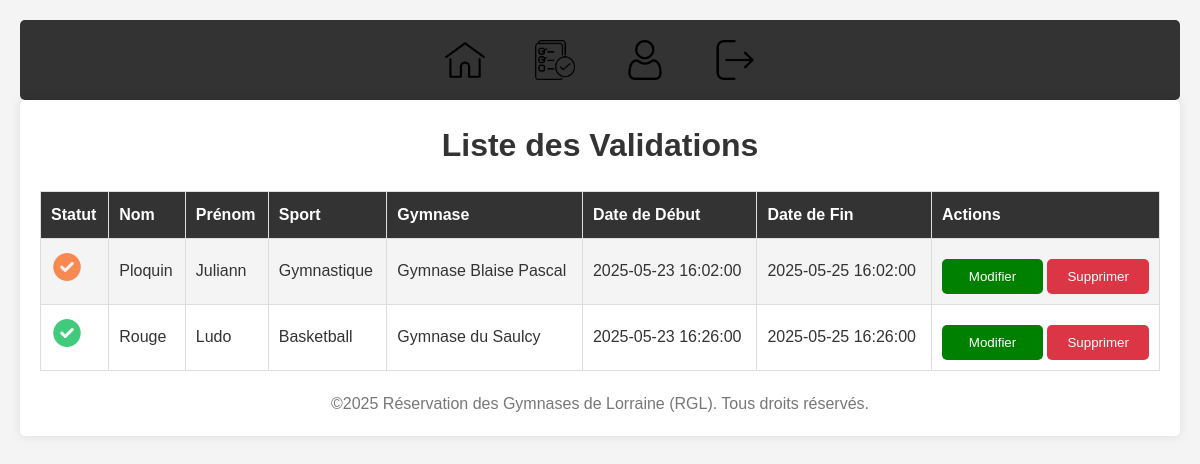
Page /Vue/Validation.php (signed in) on the committed database.
### tables this page shows
CREATE TABLE `reservation` (
  `Id_reservation` int(11) NOT NULL AUTO_INCREMENT,
  `Date_debut` datetime DEFAULT NULL,
  `Date_fin` datetime DEFAULT NULL,
  `Commentaire` varchar(5000) DEFAULT NULL,
  `Id_Gymnase` int(11) NOT NULL,
  `Id_Utilisateur` int(11) NOT NULL,
  `Id_Sport` int(11) NOT NULL,
  `statut` int(11) DEFAULT NULL,
  `isdelete` tinyint(1) DEFAULT 0,
  PRIMARY KEY (`Id_reservation`),
  KEY `idx_reservation_gymnase_sport` (`Id_Gymnase`,`Id_Sport`),
  KEY `fk_reservation_utilisateur` (`Id_Utilisateur`),
  KEY `fk_reservation_sport` (`Id_Sport`),
  CONSTRAINT `fk_reservation_gymnase` FOREIGN KEY (`Id_Gymnase`) REFERENCES `gymnase` (`Id_Gymnase`),
  CONSTRAINT `fk_reservation_gymnase_sport_unique` FOREIGN KEY (`Id_Gymnase`, `Id_Sport`) REFERENCES `gymnase_sport` (`Id_Gymnase`, `Id_Sport`) ON DELETE CASCADE ON UPDATE CASCADE,
  CONSTRAINT `fk_reservation_sport` FOREIGN KEY (`Id_Sport`) REFERENCES `sport` (`Id_Sport`),
  CONSTRAINT `fk_reservation_utilisateur` FOREIGN KEY (`Id_Utilisateur`) REFERENCES `utilisateur` (`Id_Utilisateur`)
);

CREATE TABLE `utilisateur` (
  `Id_Utilisateur` int(11) NOT NULL AUTO_INCREMENT,
  `Nom` varchar(50) DEFAULT NULL,
  `Prenom` varchar(50) DEFAULT NULL,
  `Date_de_naissance` date DEFAULT NULL,
  `Numero_de_telephone` int(11) DEFAULT NULL,
  `Email` varchar(50) DEFAULT NULL,
  `Mot_de_passe` varchar(500) DEFAULT NULL,
  `Adresse` varchar(255) DEFAULT NULL,
  `isClient` tinyint(1) DEFAULT 0,
  `isAdmin` tinyint(1) DEFAULT 0,
  `Zip` int(11) DEFAULT NULL,
  `Ville` varchar(20) DEFAULT NULL,
  PRIMARY KEY (`Id_Utilisateur`),
  UNIQUE KEY `Email` (`Email`)
);

CREATE TABLE `sport` (
  `Id_Sport` int(11) NOT NULL AUTO_INCREMENT,
  `Nom_du_sport` varchar(50) DEFAULT NULL,
  `Collectif` tinyint(1) DEFAULT NULL,
  PRIMARY KEY (`Id_Sport`)
);

CREATE TABLE `gymnase` (
  `Id_Gymnase` int(11) NOT NULL AUTO_INCREMENT,
  `Nom` varchar(50) DEFAULT NULL,
  `Zip` varchar(50) DEFAULT NULL,
  `Ville` varchar(50) DEFAULT NULL,
  `Adresse` varchar(50) DEFAULT NULL,
  `Coordonnees_latitude` text DEFAULT NULL,
  `Coordonnees_longitude` text DEFAULT NULL,
  PRIMARY KEY (`Id_Gymnase`)
);

### Controleur/validation.php (called while the page is built, shortened)
<?php
require_once '../Model/cbdd.php';
require_once '../Model/cReservation.php';
$cReservation = new cReservation();
$dt = $cReservation->getUserValidation();
$finalRows = [];
while ($row = $dt->fetch_assoc()) {
    if ($row['statut'] == 1) {
        $row['statut'] = "../icons/enregistre.png";
    }elseif ($row['statut'] == 2){
        $row['statut'] = "../icons/accepte.png";
    }elseif ($row['statut'] == 3){
        $row['statut'] = "../icons/attente.png";
    }elseif ($row['statut'] == 4){
        $row['statut'] = "../icons/annule.png";
    }
    $finalRows[] = $row;
}
return $finalRows;
?>

### Model/cbdd.php (called while the page is built, shortened)
<?php
class cbdd
{
private static string $servername = "localhost";
private static string $username = "root";
private static string $password = "root";
private static string $dbname = "rgl";
 public static $conn;
     public static function init()
    {
        SELF ::$conn = new mysqli(SELF ::$servername , self::$username, self::$password, self:: $dbname);
    }
     public static function ExecuteSelected(string $query)
    {
        $stmt = self::$conn->prepare("$query");
        $stmt->execute();
        $result = $stmt->get_result();
        return $result;
    }
     public static function SelectUserValidation()
    {
        return self ::ExecuteSelected("SELECT r.Id_reservation, r.Date_debut, r.Date_fin, s.Nom_du_sport, r.statut, g.nom, u.Nom, u.Prenom FROM reservation r JOIN sport s ON s.Id_Sport = r.Id_Sport JOIN gymnase g ON g.Id_Gymnase = r.Id_Gymnase JOIN utilisateur u ON u.Id_Utilisateur = r.Id_Utilisateur where r.statut > 0");
    }
}
?>

### Model/cReservation.php (called while the page is built, shortened)
<?php
class cReservation
{
    public function getUserValidation()
    {
        return cbdd::SelectUserValidation();
    }
}
?>

### Vue/Validation.php (the view, shortened to what this page needs)
<?php require_once '../Controleur/validation.php';
?>
<!DOCTYPE html>
<html lang="fr">
<head>
    <link rel="stylesheet" href="../css/style.css">
</head>
<body>
 <?php require_once '../Vue/menu.php'; ?>
    <div class="container">
        <h1>Liste des Validations </h1>
        <table>
            <tr>
                <th>Statut</th>
                <th>Nom</th>
                <th>Prénom</th>
                <th>Sport</th>
                <th>Gymnase</th>
                <th>Date de Début</th>
                <th>Date de Fin</th>
                <th style="width: 228px;">Actions</th>
            </tr>
            <?php foreach ($finalRows as $row): ?>
            <tr>
                 <td><img src="<?= htmlspecialchars($row['statut']) ?>" alt="Icône de statut" /> </td>
                <td><?php echo htmlspecialchars($row['Nom']); ?></td>
                <td><?php echo htmlspecialchars($row['Prenom']); ?></td>
                <td><?php echo htmlspecialchars($row['Nom_du_sport']); ?></td>
                <td><?php echo htmlspecialchars($row['nom']); ?></td>
                <td><?php echo htmlspecialchars($row['Date_debut']); ?></td>
                <td><?php echo htmlspecialchars($row['Date_fin']); ?></td>
                <td>
                    <form method="POST" action="validation.php" style="display:inline;">
                        <input type="submit" class="btn btn-edit" style="width : 101px;"   value="Modifier">
                    </form>
                    <form method="POST" action="validation.php" onsubmit="return confirm('Êtes-vous sûr de vouloir supprimer ce projet ?');" style="display:inline;">
                        <input type="submit" class="btn btn-delete" value="Supprimer">
                    </form>
                </td>
            </tr>
            <?php endforeach; ?>
        </table>
   <?php require_once '../Vue/footer.php'; ?>
</body>
</html>

### css/style.css (style rules this page uses)
* { margin: 0; padding: 0; box-sizing: border-box; font-family: Arial, sans-serif; }
body { background-color: #f4f4f4; color: #333; font-size: 16px; line-height: 1.6; padding: 20px; }
.container { max-width: 1200px; margin: 0 auto; padding: 20px; background: #fff; box-shadow: 0 0 10px rgba(0, 0, 0, 0.1); border-radius: 5px; text-align: center; }
h1 { color: #333; margin-bottom: 20px; }
form { margin-bottom: 20px; }
form input[type="submit"] { background: #333; color: #fff; border: none; padding: 10px 20px; border-radius: 5px; cursor: pointer; transition: background 0.3s; }
table { width: 100%; border-collapse: collapse; margin-bottom: 20px; }
table, th, td { border: 1px solid #ddd; }
th, td { padding: 10px; text-align: left; }
th { background: #333; color: #fff; }
tr:nth-child(even) { background: #f4f4f4; }
.btn, button { background: #333; color: #fff; padding: 10px 20px; text-decoration: none; border-radius: 3px; display: inline-block; text-align: center; cursor: pointer; border: none; transition: background 0.3s; margin-top: 10px; }
.btn-edit { background-color: green !important; color: #fff !important; border: none !important; padding: 10px 20px !important; border-radius: 5px !important; cursor: pointer !important; transition: background 0.3s !important; }
.btn-delete { background: #dc3545 !important; color: #fff !important; border: none !important; padding: 10px 20px !important; border-radius: 5px !important; cursor: pointer !important; transition: background 0.3s !important; }

### rows in the picture
reservation: shows a picture, Id_Utilisateur.Nom "Ploquin", Id_Utilisateur.Prenom "Juliann", Id_Sport.Nom_du_sport "Gymnastique", gymnase.Nom "Gymnase Blaise Pascal", Date_debut "2025-05-23 16:02:00", Date_fin "2025-05-25 16:02:00"
reservation: shows a picture, Id_Utilisateur.Nom "Rouge", Id_Utilisateur.Prenom "Ludo", Id_Sport.Nom_du_sport "Basketball", gymnase.Nom "Gymnase du Saulcy", Date_debut "2025-05-23 16:26:00", Date_fin "2025-05-25 16:26:00"
